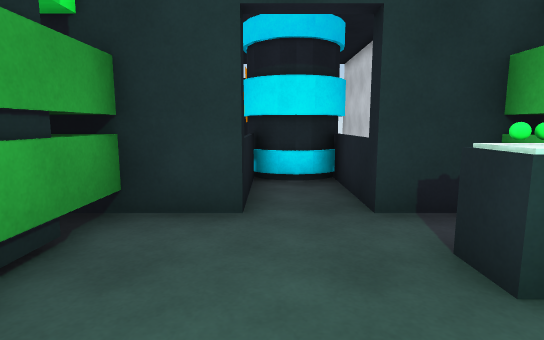
[1] (above)

13 first-person views from a walk through a 3-D level made in the Unity game engine. The camera is 1.2 m above the floor, tilts 8° down and sees 80° across. The floor is counted in squares, 1 m on a side. Each view is taken from the middle of a square. On the plan, view 1 faces up. The plan holds only what a view shows up to about 14 squares ahead; the rest is blank. The place goes on beyond the plan. The player character is not drawn. Door leaves are left out, so doorways stand open.

[2]
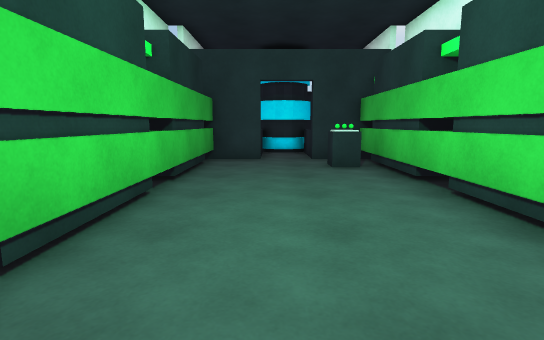

[3]
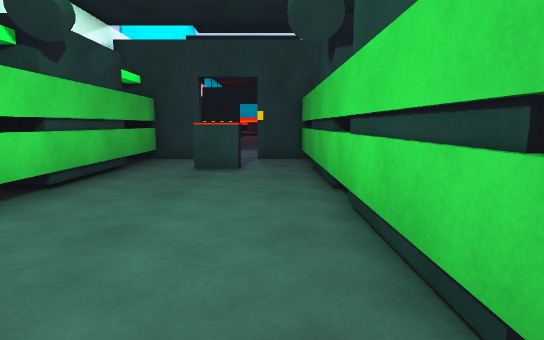

[4]
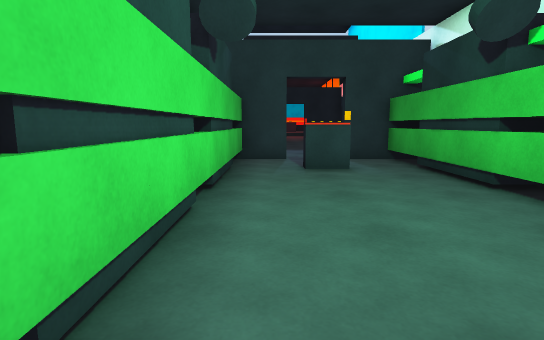

[5]
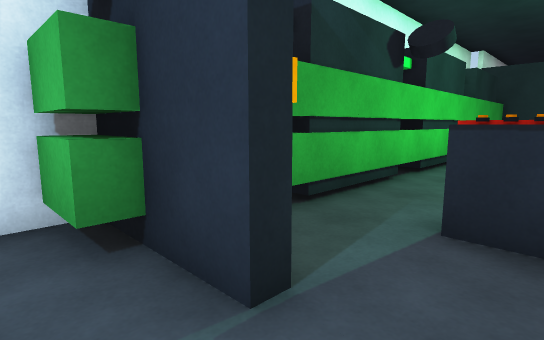

[6]
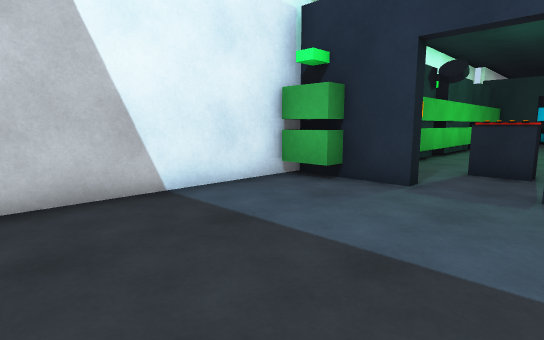

[7]
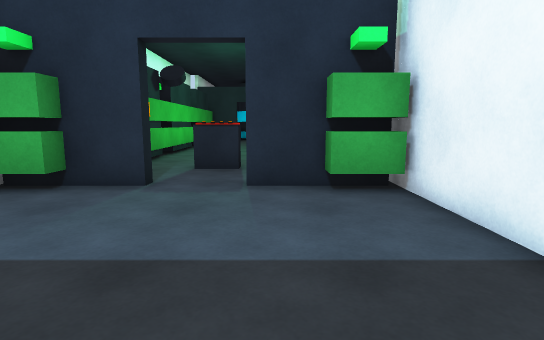

[8]
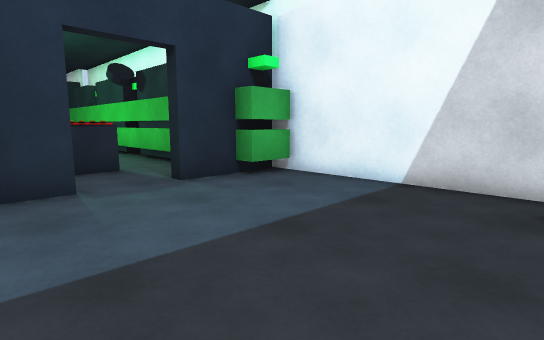

[9]
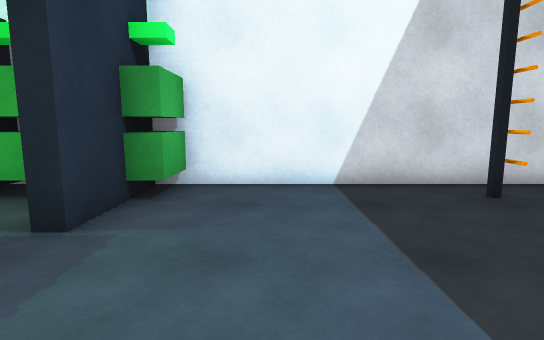

[10]
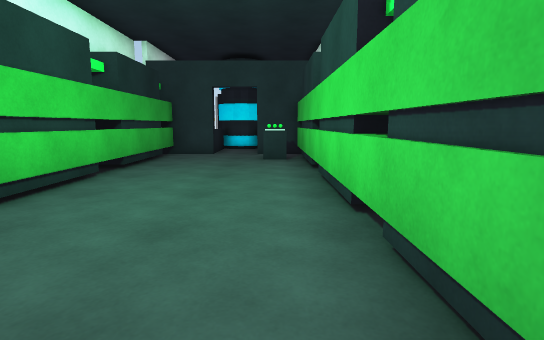

[11]
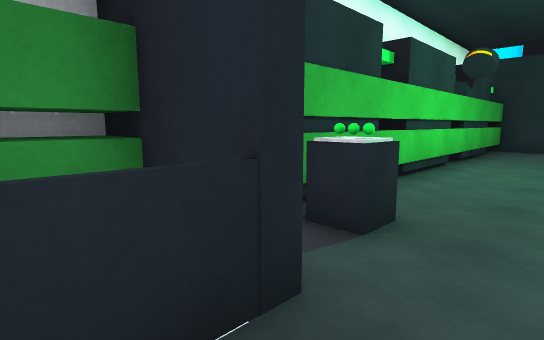

[12]
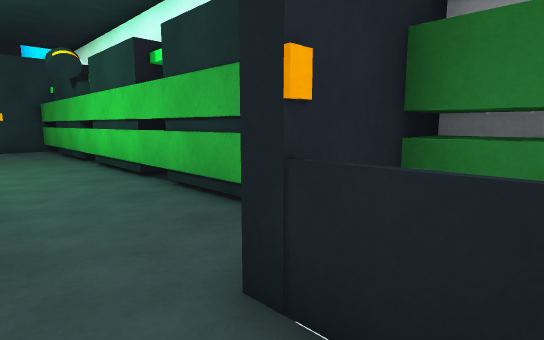

[13]
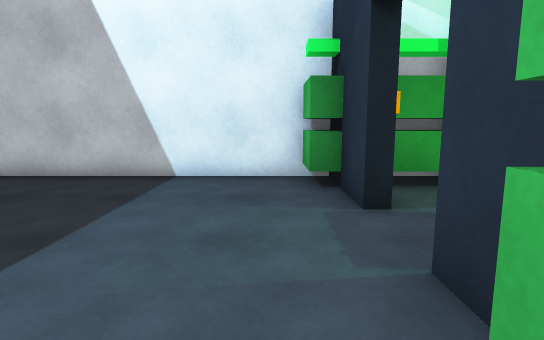

### Floor plan
Points are (right, up) in squares from view 1. A wall is a line through its corners. A room is listed if a view was taken in it or the views show most of it. See-through windows are left out.
Room 1 (views 1, 2, 3, 4, 10)
walls: (-0.4, 4.3) (-3, 4.3); (-2, 4.4) (-2, -11.4); (1.4, 4.7) (4, 4.7); (3.6, 4.3) (1.4, 4.3); (3, 4.6) (3, 5.9); (-3, 4.7) (-0.4, 4.7); (1.4, -11.3) (4.1, -11.3); (-3.1, -11.3) (-0.4, -11.3); (3, -11.4) (3, 4.4); (-2, 5.9) (-2, 4.6)
ways out: open door at (0.5, -11.5) to room 2; opening at (-1, 4.5) to room 3; opening at (2, 4.5) to room 3; open door at (0.5, 4.5) to room 3
objects: other object (0, -9); other object (1, -9); other object (2, 2) to (2, 3)
Room 2 (views 5, 6, 7, 8, 9, 13)
walls: (-0.4, -11.7) (-3.4, -11.7); (-2, -12.3) (-3.4, -12.3); (-3.5, -11.4) (-3.5, -18.5); (4.4, -12.3) (3, -12.3); (4.4, -11.7) (1.4, -11.7); (4.5, -18.5) (4.5, -11.1)
ways out: open door at (0.5, -11.5) to room 1
objects: other object (3, -18)
Room 3 (views 11, 12)
walls: (-0.4, 6) (-0.4, 4.3); (1.4, 4.3) (1.4, 6)
ways out: opening at (-1, 4.5) to room 1; opening at (2, 4.5) to room 1; open door at (0.5, 4.5) to room 1
objects: other object (-1, 8) to (2, 8); other object (0, 7) to (1, 7)

Where each view was taken, in squares from view 1:
view 1: 0 up, 0 right, facing up
view 2: 7 down, 0 right, facing up
view 3: 0 up, 1 left, facing down
view 4: 0 up, 2 right, facing down
view 5: 13 down, 1 right, facing up-left
view 6: 18 down, 2 right, facing up-left
view 7: 18 down, 2 right, facing up
view 8: 18 down, 2 left, facing up-right
view 9: 14 down, 2 left, facing right
view 10: 9 down, 2 right, facing up
view 11: 6 up, 0 right, facing down-right
view 12: 6 up, 1 right, facing down-left
view 13: 13 down, 4 right, facing left
